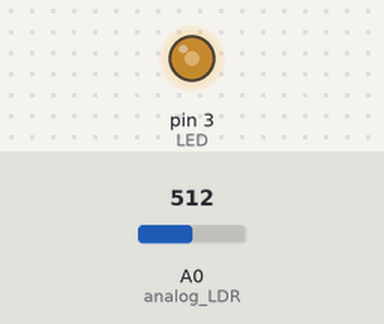
Recording of a sketch running on a simulated Arduino Uno, built with avr-gcc and run on an emulated ATmega328P. Parts: output pins drawn as LEDs (lit = HIGH). The test bench sets the inputs (shaded band); at power-on: A0 (analog_LDR) = 512.

Above: at 1.2 s.
1.3 s: A0 (analog_LDR) set to 306
At 2.1 s:
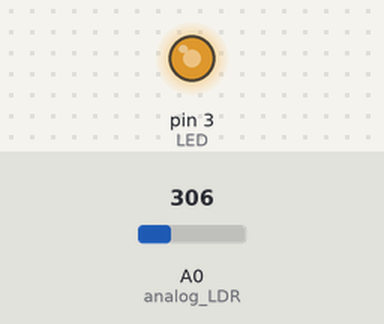
2.8 s: A0 (analog_LDR) set to 122
At 3.3 s:
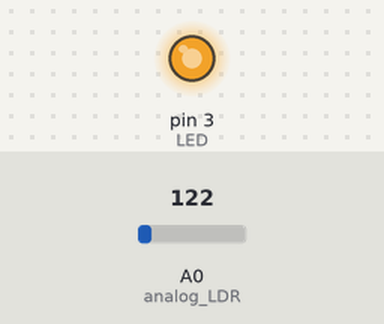
4.3 s: A0 (analog_LDR) set to 900
At 5.5 s:
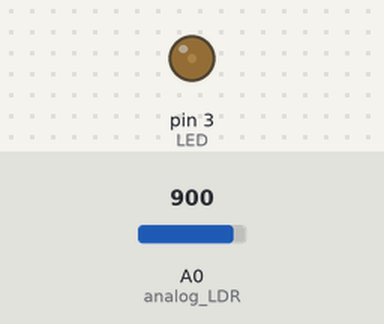
5.8 s: A0 (analog_LDR) set to 1023
At 6.9 s:
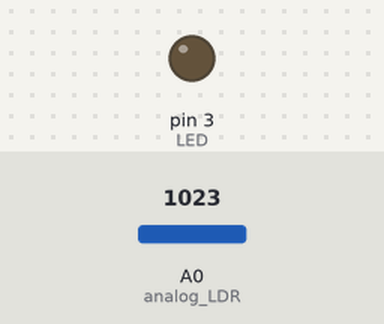
Timing chart, 0 to 8.3 s (numbered marks = the images above; inputs shaded):
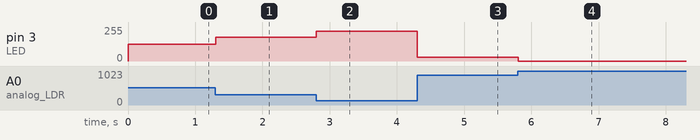

The sketch:

analogwrite.ino
```cpp
const int analog_LDR=A0;
const int LED = 3;
unsigned int inputVal=0;

void setup() {
  // put your setup code here, to run once:
  pinMode(LED, OUTPUT);
}

void loop() {
  // put your main code here, to run repeatedly:
  inputVal= analogRead(analog_LDR);
  inputVal=(1023-inputVal)/4;
  analogWrite(LED,inputVal);

  delay(100);
}
```

Measured:
- after the input at 1.3 s, pin 3 (LED): 127/255 → 179/255 at once
- after the input at 2.8 s, pin 3 (LED): 179/255 → 225/255 at once
- after the input at 4.3 s, pin 3 (LED): 225/255 → 30/255 at once
- after the input at 5.8 s, pin 3 (LED): 30/255 → 0/255 at once
